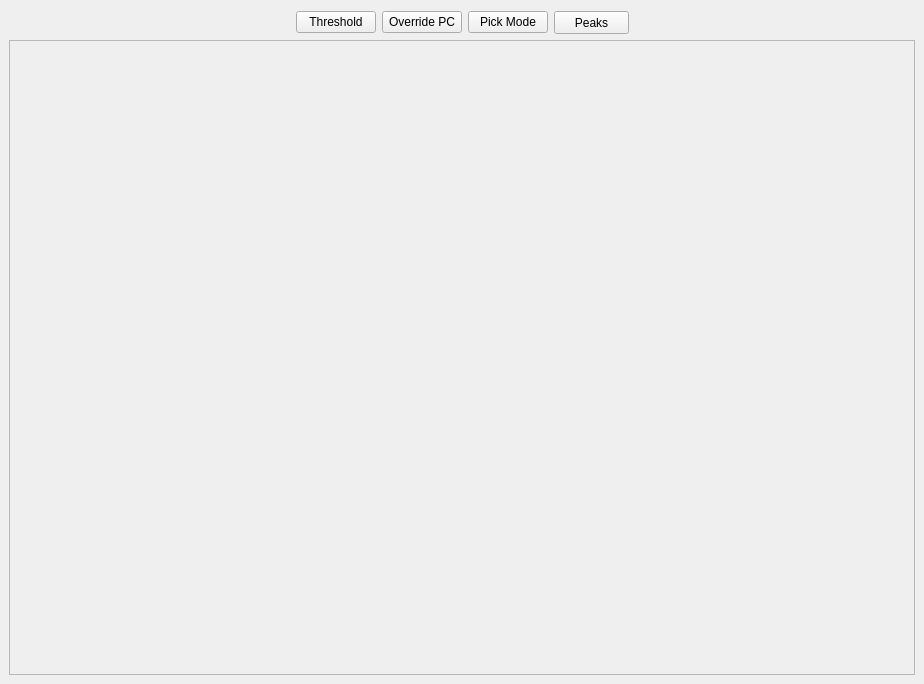
<?xml version="1.0" encoding="UTF-8"?>
<ui version="4.0">
 <class>SplatterPlotView</class>
 <widget class="QWidget" name="SplatterPlotView">
  <property name="geometry">
   <rect>
    <x>0</x>
    <y>0</y>
    <width>924</width>
    <height>684</height>
   </rect>
  </property>
  <property name="windowTitle">
   <string>Form</string>
  </property>
  <layout class="QVBoxLayout" name="verticalLayout">
   <property name="leftMargin">
    <number>9</number>
   </property>
   <property name="rightMargin">
    <number>9</number>
   </property>
   <property name="bottomMargin">
    <number>9</number>
   </property>
   <item>
    <layout class="QHBoxLayout" name="horizontalLayout">
     <item>
      <spacer name="horizontalSpacer">
       <property name="orientation">
        <enum>Qt::Horizontal</enum>
       </property>
       <property name="sizeHint" stdset="0">
        <size>
         <width>40</width>
         <height>20</height>
        </size>
       </property>
      </spacer>
     </item>
     <item>
      <widget class="QPushButton" name="thresholdButton">
       <property name="text">
        <string>Threshold</string>
       </property>
      </widget>
     </item>
     <item>
      <widget class="QPushButton" name="overridePeakCoordsButton">
       <property name="toolTip">
        <string>Override the peak coordinates instead of matching them to the MD workspace</string>
       </property>
       <property name="text">
        <string>Override PC</string>
       </property>
       <property name="checkable">
        <bool>true</bool>
       </property>
      </widget>
     </item>
     <item>
      <widget class="QPushButton" name="pickModeButton">
       <property name="text">
        <string>Pick Mode</string>
       </property>
       <property name="checkable">
        <bool>true</bool>
       </property>
      </widget>
     </item>
     <item>
      <widget class="QToolButton" name="peaksButton">
       <property name="minimumSize">
        <size>
         <width>75</width>
         <height>23</height>
        </size>
       </property>
       <property name="baseSize">
        <size>
         <width>0</width>
         <height>0</height>
        </size>
       </property>
       <property name="text">
        <string>Peaks</string>
       </property>
       <property name="arrowType">
        <enum>Qt::NoArrow</enum>
       </property>
      </widget>
     </item>
     <item>
      <spacer name="horizontalSpacer_2">
       <property name="orientation">
        <enum>Qt::Horizontal</enum>
       </property>
       <property name="sizeHint" stdset="0">
        <size>
         <width>40</width>
         <height>20</height>
        </size>
       </property>
      </spacer>
     </item>
    </layout>
   </item>
   <item>
    <widget class="QFrame" name="renderFrame">
     <property name="sizePolicy">
      <sizepolicy hsizetype="Expanding" vsizetype="Expanding">
       <horstretch>0</horstretch>
       <verstretch>0</verstretch>
      </sizepolicy>
     </property>
     <property name="minimumSize">
      <size>
       <width>600</width>
       <height>400</height>
      </size>
     </property>
     <property name="frameShape">
      <enum>QFrame::StyledPanel</enum>
     </property>
     <property name="frameShadow">
      <enum>QFrame::Raised</enum>
     </property>
    </widget>
   </item>
  </layout>
 </widget>
 <resources/>
 <connections/>
</ui>
